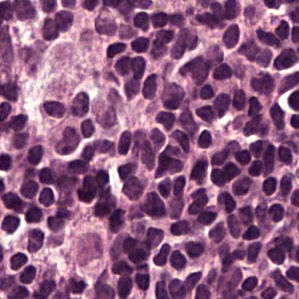
#> input picture images/Normal_1.png, 299 x 299 px
$ python -i contour_utils.py   (imports and definitions only)   (Python 2 division)   (older library calls are emulated)
#> lines starting #> are read from the running program, lines starting #| are printed output that depends on the picture
# This file contains the following APIs :
#
#           BOUNDING BOX APIs
#
# get_grayscale_image_from_rgb(rgb_image):
# get_external_contours_from_grayscale_image(grayscale_image):
# get_bbox_from_contours(contours):
# get_bbox_from_mask_image(mask_image):
# get_random_samples_of_patch_starting_points(mask_image):
#
#           PATCH APIs
#
# get_and_save_patch_samples_from_mask_and_wsi_image:
#
# :

import cv2, os
import numpy as np
from PIL import Image
import file_utils as wsi_file_utils
import properties.wsi_props as wsi_props
import properties.disk_storage as disk_storage_props
import properties.wsi_props as wsi_props
import patch_utils


# To find external contours, it is necessary to convert
# the RGB image to a gray scale image
# [388 lines left out: functions get_grayscale_image_from_rgb, get_external_contours_from_grayscale_image, get_bbox_from_contours, get_bbox_from_mask_image, get_random_samples_of_patch_starting_points, get_samples_of_patch_starting_points_with_stride_10 and 9 more, not called in this run]

>>> import cv2
>>> picture = cv2.imread('../../images/Normal_1.png')
#> picture is the input picture: shape (299, 299, 3); mean B, G, R 128.8, 92.1, 142
>>> result = get_bbox_from_mask_image(picture)
#> in get_grayscale_image_from_rgb, `return cv2.cvtColor(image, cv2.COLOR_BGR2GRAY)`:
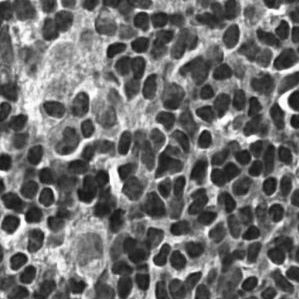
#> returned value: shape (299, 299); min 16, max 255, mean 111.2
#> in get_external_contours_from_grayscale_image, `image, contours, hierarchy = cv2.findContours(grayscale_image, cv2.RET..`: contours = [[[0, 0], [0, 298], [298, 298], [298, 0]]]
#> in get_bbox_from_contours, `bounding_boxes = [cv2.boundingRect(c) for c in contours]`: bounding_boxes = [(0, 0, 299, 299)]
#> result = [(0, 0, 299, 299)]

$ run again, on images/Normal_2.png
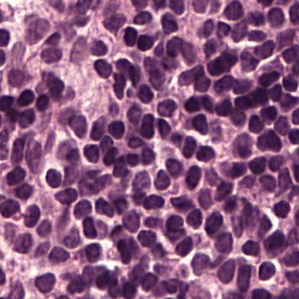
#> input picture images/Normal_2.png, 299 x 299 px
#> picture is the input picture: shape (299, 299, 3); mean B, G, R 127.2, 89.9, 138.9
#> in get_grayscale_image_from_rgb, `return cv2.cvtColor(image, cv2.COLOR_BGR2GRAY)`:
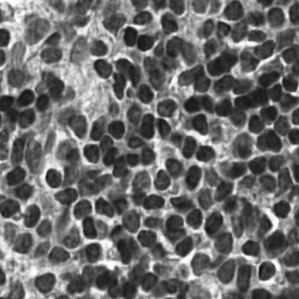
#> returned value: shape (299, 299); min 17, max 255, mean 108.8
#> in get_external_contours_from_grayscale_image, `image, contours, hierarchy = cv2.findContours(grayscale_image, cv2.RET..`: contours = [[[0, 0], [0, 298], [298, 298], [298, 0]]]
#> in get_bbox_from_contours, `bounding_boxes = [cv2.boundingRect(c) for c in contours]`: bounding_boxes = [(0, 0, 299, 299)]
